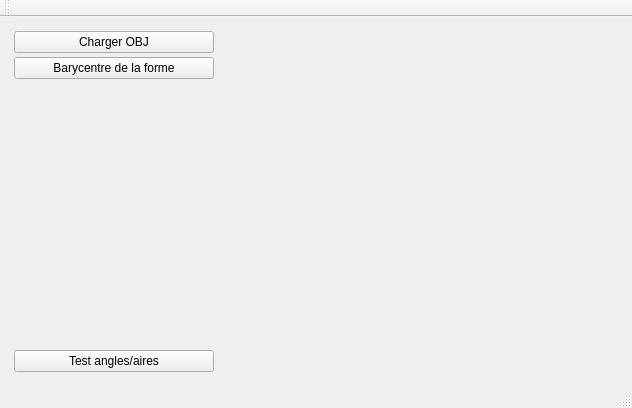
<?xml version="1.0" encoding="UTF-8"?>
<ui version="4.0">
 <class>MainWindow</class>
 <widget class="QMainWindow" name="MainWindow">
  <property name="geometry">
   <rect>
    <x>0</x>
    <y>0</y>
    <width>632</width>
    <height>408</height>
   </rect>
  </property>
  <property name="windowTitle">
   <string>MainWindow</string>
  </property>
  <widget class="QWidget" name="centralWidget">
   <layout class="QHBoxLayout" name="horizontalLayout">
    <item>
     <widget class="QWidget" name="widget_2" native="true">
      <property name="sizePolicy">
       <sizepolicy hsizetype="Maximum" vsizetype="Preferred">
        <horstretch>150</horstretch>
        <verstretch>0</verstretch>
       </sizepolicy>
      </property>
      <property name="minimumSize">
       <size>
        <width>150</width>
        <height>0</height>
       </size>
      </property>
      <layout class="QVBoxLayout" name="verticalLayout">
       <property name="spacing">
        <number>4</number>
       </property>
       <property name="leftMargin">
        <number>3</number>
       </property>
       <property name="topMargin">
        <number>3</number>
       </property>
       <property name="rightMargin">
        <number>3</number>
       </property>
       <property name="bottomMargin">
        <number>3</number>
       </property>
       <item>
        <widget class="QPushButton" name="pushButton_chargement">
         <property name="minimumSize">
          <size>
           <width>200</width>
           <height>0</height>
          </size>
         </property>
         <property name="text">
          <string>Charger OBJ</string>
         </property>
        </widget>
       </item>
       <item>
        <widget class="QPushButton" name="pushButton_bary">
         <property name="text">
          <string>Barycentre de la forme</string>
         </property>
        </widget>
       </item>
       <item>
        <spacer name="verticalSpacer">
         <property name="orientation">
          <enum>Qt::Vertical</enum>
         </property>
         <property name="sizeHint" stdset="0">
          <size>
           <width>20</width>
           <height>40</height>
          </size>
         </property>
        </spacer>
       </item>
       <item>
        <widget class="QPushButton" name="pushButton_angleArea">
         <property name="text">
          <string>Test angles/aires</string>
         </property>
        </widget>
       </item>
      </layout>
     </widget>
    </item>
    <item>
     <widget class="MeshViewerWidget" name="displayWidget" native="true"/>
    </item>
   </layout>
  </widget>
  <widget class="QMenuBar" name="menuBar">
   <property name="geometry">
    <rect>
     <x>0</x>
     <y>0</y>
     <width>632</width>
     <height>22</height>
    </rect>
   </property>
  </widget>
  <widget class="QToolBar" name="mainToolBar">
   <attribute name="toolBarArea">
    <enum>TopToolBarArea</enum>
   </attribute>
   <attribute name="toolBarBreak">
    <bool>false</bool>
   </attribute>
  </widget>
  <widget class="QStatusBar" name="statusBar"/>
 </widget>
 <layoutdefault spacing="6" margin="11"/>
 <customwidgets>
  <customwidget>
   <class>MeshViewerWidget</class>
   <extends>QWidget</extends>
   <header location="global">meshviewerwidget.h</header>
   <container>1</container>
  </customwidget>
 </customwidgets>
 <resources/>
 <connections/>
</ui>
